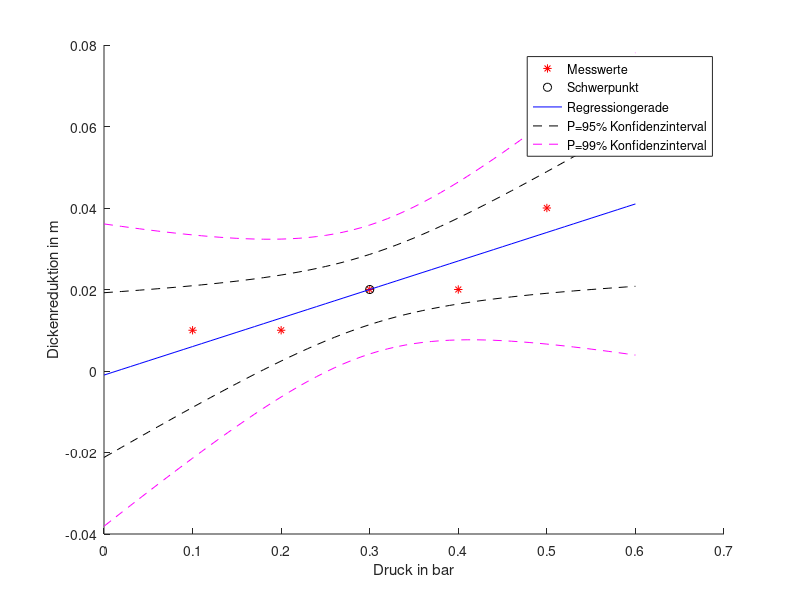

Write MATLAB code to recreate this figure.
close all; clear all; clc;

%% Eingangsgrößen:
p = [1:5]*0.1;        % Druck in bar
d = [1 1 2 2 4]*1e-2; % Dicke in m

%% Bestimmung der Parameter der Regressionsgerade

% Allgemeine Schreibweise
x=p; y=d;

% Kovarianzmatrix berechnen (2x2 Matrix)
Kovarianzmatrix = cov(x,y)

sxx = Kovarianzmatrix(1,1)
syy = Kovarianzmatrix(2,2)
sxy = Kovarianzmatrix(1,2)

% Steigung b1 und y-Achsenabschnitt b0 berechnen
b1 = sxy / sxx
b0 = mean(y) - b1 * mean(x)

%% Regressionsgerade berechnen
% Berechnung der y-Werte der Regressionsgeraden an den Messstellen x
Y = b0 + b1 * x

%% Vertrauensbereich für Regressionsgerade
n  = length(x) % Anzahl der Messwerte
s2 = sum((y - Y).^2) / (n - 2) % Restvarianz
s = sqrt(s2); % Standardabweichung

% p-Quantil der Student-t-Verteilung: $t_{n-2;1-\alpha/2}$

% p für zweiseitigen Vertrauensbereich für 95%
alpha = 0.05 % Prozent (5% Irrtumswahrscheinlichkeit)
p = 1 - alpha/2
t = tinv(p, n-2) %x = tinv(p,nu)
t95= t

% p für zweiseitigen Vertrauensbereich für 99%
alpha = 0.01 % Prozent (1% Irrtumswahrscheinlichkeit)
p = 1 - alpha/2
t = tinv(p, n-2) %x = tinv(p,nu)
t99= t

%% Messpunkte, Regressionsgerade und 95% Konfidenzintervall in einen Graph zeichnen

X = [0:0.01:0.6]; % beliebige X-Werte
Y = mean(y)+b1*(X-mean(x)); % Berechnung der Regressionsgeraden für beliebige X-Werte

%% Berechnung des Konfidenzbandes
% Hinweis: (n-1)*sxx entspricht der Summe der Fehlerquadrate sum((x-mean(x)).^2)
t = t95; % P=95%
y_min95 = Y - t * s * sqrt(1/n + (X - mean(x)).^2 / ((n-1)*sxx)) % untere Intervallgrenze
y_max95 = Y + t * s * sqrt(1/n + (X - mean(x)).^2 / ((n-1)*sxx)) % obere Intervallgrenze

t = t99; % P=99%
y_min99 = Y - t * s * sqrt(1/n + (X - mean(x)).^2 / ((n-1)*sxx)) % untere Intervallgrenze
y_max99 = Y + t * s * sqrt(1/n + (X - mean(x)).^2 / ((n-1)*sxx)) % obere Intervallgrenze

%% Ergebnisdarstellung
figure
hold on
h1=plot(x,y,'r*')
h2=plot(mean(x),mean(y),'ko')
h3=plot(X,Y,'b-')
h4=plot(X,y_min95,'k--')
plot(X,y_max95,'k--')
h5=plot(X,y_min99,'m--')
plot(X,y_max99,'m--')
legend([h1,h2,h3,h4,h5],'Messwerte','Schwerpunkt','Regressiongerade','P=95% Konfidenzinterval','P=99% Konfidenzinterval')
xlabel('Druck in bar')
ylabel('Dickenreduktion in m')
